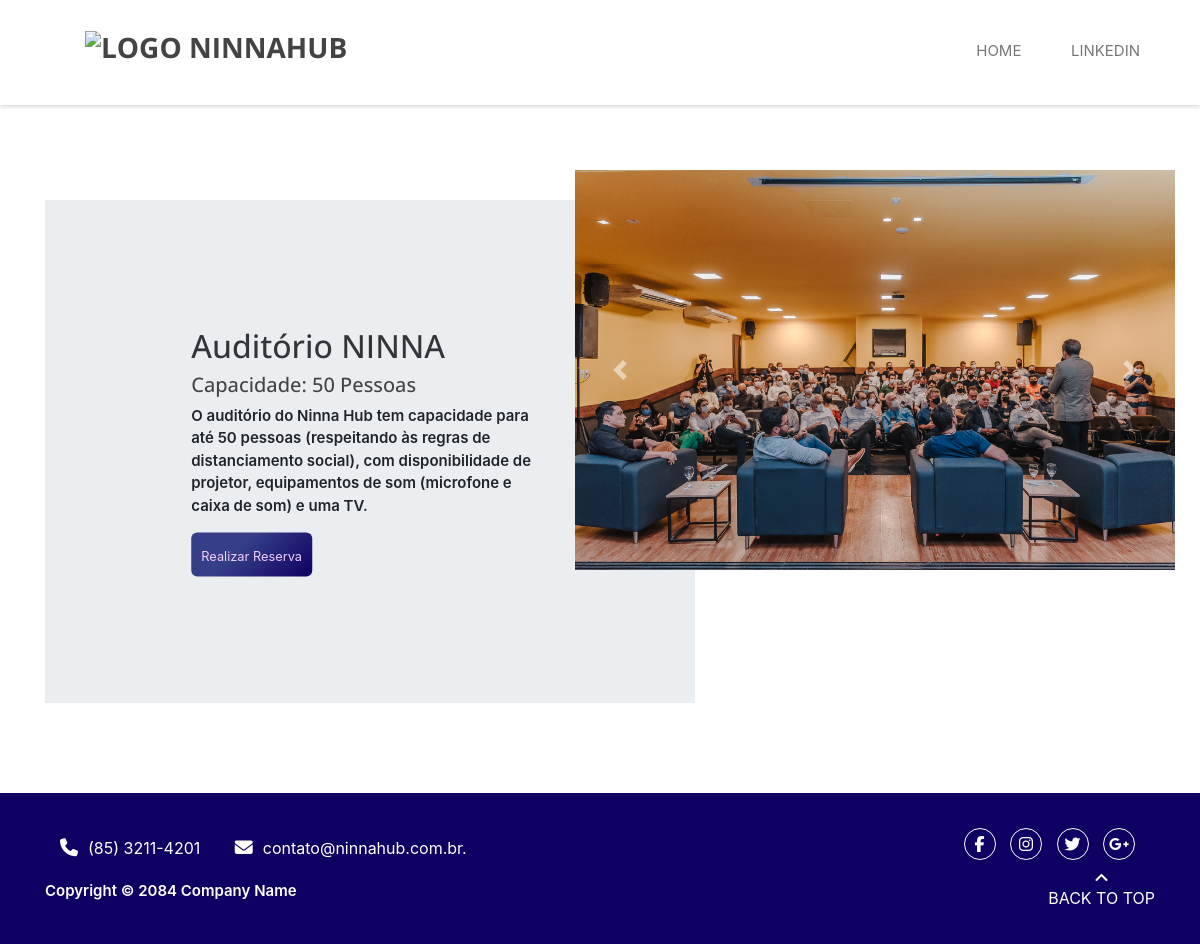
/4, run on the app's committed database.
### administrador/models.py (models this page shows, shortened)
class Espacos(models.Model):
    nome = models.CharField(max_length=30)
    descricao = models.TextField(max_length=1000)
    capacidade = models.IntegerField(default=0)
    imagem1 = models.ImageField(upload_to='fotos/espacos/imagem1', blank=True)
    imagem2 = models.ImageField(upload_to='fotos/espacos/imagem2', blank=True)
    imagem3 = models.ImageField(upload_to='fotos/espacos/imagem3', blank=True)
    imagem4 = models.ImageField(upload_to='fotos/espacos/imagem4', blank=True)
    imagem5 = models.ImageField(upload_to='fotos/espacos/imagem5', blank=True)

### reserva/views.py (the view)
# urls.py: path('<int:espaco_id>', views.descricao, name='descricao'),
def descricao(request, espaco_id):
    espaco = get_object_or_404(Espacos, pk=espaco_id)
    return render(request, 'descricao.html', {'espaco' : espaco})

### reserva/templates/descricao.html (shortened to what this page needs)
{% extends 'base.html' %}
{% load static %}
{% block 'body' %}
{% include 'partials/_navbar-registro.html' %}
  <main id="tentativa">
    <div class="container">
      <div class="filho">
        <div class="card-informativo">
          <div class="conteudo-card">
            <h2>{{espaco.nome}}</h2>
            <h5>Capacidade: {{espaco.capacidade}} Pessoas</h5>
            <p>{{espaco.descricao}}</p>
            <div>
              <a href="{% url 'registro'%}"><button type="button" class="button"><small></i>Realizar Reserva</small></button></a>
            </div>
          </div>
        </div>
        <div id="carouselExampleFade" class="carousel slide carousel-fade" data-ride="carousel">
          <div class="carousel-inner">
            <div class="carousel-item active">
              <img src="{{ espaco.imagem1.url }}" class="d-block w-100" alt="...">
            </div>
          </div>
          <a class="carousel-control-prev" href="#carouselExampleFade" role="button" data-slide="prev">
            <span class="carousel-control-prev-icon" aria-hidden="true"></span>
          </a>
          <a class="carousel-control-next" href="#carouselExampleFade" role="button" data-slide="next">
            <span class="carousel-control-next-icon" aria-hidden="true"></span>
          </a>
        </div>
      </div>
    </div>
  </main>
{% include 'partials/_footer.html' %}
{% endblock %}

### templates/base.html (shortened to what this page needs)
{% load static %}
<!DOCTYPE html>
<html lang="pt-br">
<head>
    <link href="{% static 'reserva/bootstrap/css/bootstrap.css' %}" rel="stylesheet" media="screen">
    <link rel="stylesheet" href="{% static 'reserva/css/misc.css' %}">
    <link rel="stylesheet" href="{% static 'reserva/css/animate.css' %}">
    <link rel="stylesheet" href="{% static 'reserva/css/main.css' %}">
    <link rel="stylesheet" href="{% static 'reserva/css/gerenciar-usuario.css'%}">
    <link rel="stylesheet" href="{% static 'reserva/css/base.css'%}">
    <link rel="stylesheet" href="{% static 'reserva/css/style.css'%}">
    <link rel="stylesheet" href="{% static 'reserva/css/descrição.css'%}">
    <link rel="stylesheet" href="http://use.fontawesome.com/releases/v5.7.2/css/all.css">
    <link rel="stylesheet" href="{% static 'reserva/bootstrap/css/bootstrap.min.css'%}">
    <link rel="stylesheet" href="{% static 'reserva/css/login.css'%}">
    <link rel="stylesheet" href="{% static 'reserva/css/font-awesome.min.css'%}">
    <link rel="stylesheet" href="{% static 'reserva/css/admin.css'%}">
    <link rel="stylesheet" href="{% static 'reserva/css/check.css'%}"/>
</head>
<body>
    {% block 'body' %}{% endblock %}
</body>
</html>

### reserva/templates/partials/_navbar-registro.html (shortened to what this page needs)
{%load static%}
<div id="home">
    <div class="site-header">
        <div class="main-header">
            <div class="container">
                <div class="row">
                    <div class="col-md-4 col-sm-4 col-xs-6">
                        <div class="logo">
                            <h1><a href="{% url 'home' %}" title="NINNA-HUB"><img src="{% static 'reserva/images/logo-nina.png' %}" alt="Logo NinnaHub" width="30%"></a></h1>
                        </div>
                    </div>
                    <div class="col-md-8 col-sm-8 col-xs-6">
                        <div class="menu text-right d-none d-md-block">
                            <ul>
                                <li><a href="{% url 'home' %}" class="external">Home</a></li>
                                <li><a href="https://www.linkedin.com/company/ninna-ventures/" class="external">LinkedIn</a></li>
                            </ul>
                        </div>
                    </div>
                </div>
            </div>
        </div>
    </div>
</div>

### administrador/templates/partials/_footer.html
<div class="site-footer">
    <div class="container">
        <div class="top-header">
            <div class="container">
                <div class="row">
                    <div class="col-md-6 col-sm-6">
                        <div class="left-header">
                            <span><i class="fa fa-phone"></i>(85) 3211-4201</span>
                            <span><i class="fa fa-envelope"></i>contato@ninnahub.com.br.</span>
                        </div>
                    </div>
                    <div class="col-md-6 col-sm-6">
                        <div class="right-header text-right">
                            <ul class="social-icons">
                                <li><a href="#" class="fa fa-facebook"></a></li>
                                <li><a href="#" class="fa fa-instagram"></a></li>
                                <li><a href="#" class="fa fa-twitter"></a></li>
                                <li><a href="#" class="fa fa-google-plus"></a></li>
                            </ul>
                        </div>
                    </div>
                </div>
            </div>
        </div>
        <div class="row">
            <div class="col-md-8 col-sm-8 col-xs-12">
                <p>Copyright &copy; 2084 Company Name</p>
            </div>
            <div class="col-md-4 col-sm-4 col-xs-12">
                <div class="go-top">
                    <a href="#" id="go-top">
                        <i class="fa fa-angle-up"></i>
                        Back to Top
                    </a>
                </div>
            </div>
        </div>
    </div>
</div>

### templates/static/reserva/css/main.css (style rules this page uses)
html, body, div, span, applet, object, iframe, h1, h2, h3, h4, h5, h6, p, blockquote, pre, a, abbr, acronym, address, big, cite, code, del, dfn, em, ins, kbd, q, s, samp, small, strike, strong, sub, sup, tt, var, b, u, i, center, dl, dt, dd, ol, ul, li, fieldset, form, label, legend, table, caption, tbody, tfoot, thead, tr, th, td, article, aside, canvas, details, embed, figure, figcaption, footer, header, hgroup, menu, nav, output, ruby, section, summary, time, mark, audio, video { margin: 0; padding: 0; border: 0; font-size: 100%; font: inherit; vertical-align: baseline; }
html,body { width: 100%; overflow-x: hidden; }
.row { margin-left:-85px; margin-right: -85px ; }
body { line-height: 1; }
ol, ul { list-style: none; }
body { font: 13px/23px "Open Sans", sans-serif; -webkit-font-smoothing: antialiased; word-wrap: break-word; color: #777777; }
a { -webkit-transition: all 0.2s ease-in-out; -moz-transition: all 0.2s ease-in-out; -ms-transition: all 0.2s ease-in-out; -o-transition: all 0.2s ease-in-out; transition: all 0.2s ease-in-out; }
h1, h2, h3, h4, h5, h6 { font-family: "Open Sans", sans-serif; color: #444444; }
.top-header .right-header ul.social-icons, .main-header .menu ul { padding: 0; margin: 0; list-style: none; }
.top-header { background: #0e0062; color: white; padding: 10px 0; }
.top-header .left-header span { display: inline-block; margin: 8px 30px 0 0; }
.top-header .left-header span i { margin-right: 10px; font-size: 18px; }
.top-header .right-header ul.social-icons li { display: inline-block; }
.top-header .right-header ul.social-icons li a { color: white; width: 32px; height: 32px; text-align: center; line-height: 30px; border: 1px solid white; -webkit-border-radius: 16px; border-radius: 16px; margin: 0 5px; }
.main-header { position: fixed; width: 100%; z-index: 9999; padding: 30px 0; background: white; -webkit-box-shadow: 0 2px 4px rgba(1, 1, 1, 0.15) ; -moz-box-shadow: 0 2px 4px rgba(1, 1, 1, 0.15) ; box-shadow: 0 2px 4px rgba(1, 1, 1, 0.15) ; -webkit-transition: all 0.4s ease-in-out; -moz-transition: all 0.4s ease-in-out; -ms-transition: all 0.4s ease-in-out; -o-transition: all 0.4s ease-in-out; transition: all 0.4s ease-in-out; }
.main-header .logo { margin-top: 0px; padding-left: 40px; }
.main-header .logo h1 { font-size: 28px; font-weight: 700; text-transform: uppercase; }
.main-header .logo h1 a { color: #444444; }
.main-header .menu { margin-top: 10px; }
.main-header .menu ul li { display: inline-block; margin-left: 15px; }
.main-header .menu ul li a { text-transform: uppercase; color: #777777; font-size: 15px; padding: 8px 15px; -webkit-border-radius: 3px; border-radius: 3px; }
.site-footer { margin-top: 100px; background-color: #0e0062; color: white; padding: 40px; padding-left: 40px ; padding-right: 40px ; width: 100%; }
.site-footer p { margin-top: 10px; }
.site-footer a { color: white; text-align: center; display: block; }
.site-footer .go-top { float: right; text-transform: uppercase; }
.site-footer .go-top i { display: block; }

### templates/static/reserva/css/gerenciar-usuario.css (style rules this page uses)
main { margin-top: 180px; margin-bottom: 90px; }

### templates/static/reserva/css/base.css (style rules this page uses)
:root { --branco: #FFF; --cinza: #808080; --azul-ninna: #00257A; --azul-escuro-ninna: #001c5c; --verde-ninna: #57B952; --branco-ninna: #ECEDEE; --preto-ninna: #000; --fonte-ninna: 'Poppins', sans-serif; }

### templates/static/reserva/css/descrição.css (style rules this page uses)
main { margin-top: 200px; }
.filho { display: flex; position: relative; }
h2 { font-size: 70px; font-weight: bold; margin-bottom: 20px; }
p { font-size: 14px; line-height: 1.50; }
h2, h3 { color: #333539; }
#carouselExampleFade { width: 600px; height: 400px; position: absolute; top: -30px; right: -20px; }
.card-informativo { width: 650px; height: 503px; margin-right: 10px; background-color: #eaeef1; position: relative; }
.conteudo-card { width: 55%; height: auto; position: absolute; top: 50%; left: 50%; transform: translate(-50%, -50%); }
.button { background: linear-gradient(135deg, rgb(53,62,135) 39%,rgb(14,0,98) 101%); border: none; border-radius: 6px; padding: 10px 10px }

### templates/static/reserva/css/login.css (style rules this page uses)
p { font-weight: 600; font-size: 15px; }
small { color: #F2CEFF; }
.site-footer { margin-top: 10px; }

### templates/static/reserva/css/check.css (style rules this page uses)
* { margin: 0; padding: 0; }
a { text-decoration: none; }

### data on the page
Espacos: nome "Auditório NINNA", capacidade "50", descricao "O auditório do Ninna Hub tem capacidade para até 50 pessoas (respeitando às regras de distanciamento social), com disponibilidade de projetor, equipamentos de som (microfone e caixa de som) e uma TV.", imagem1 (picture)
